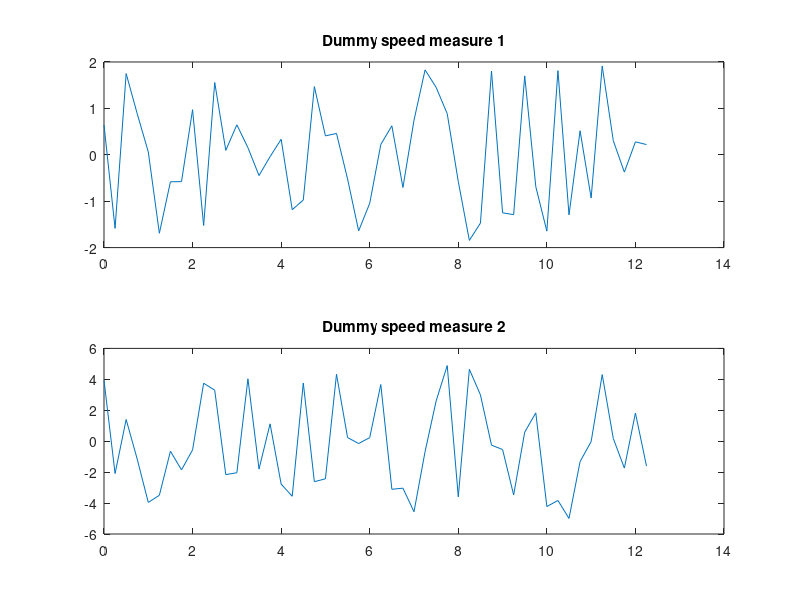

Source code (MATLAB):

clear 
clc
close all

% dummy speed vector beetween with values in [a,b] km/h

a = -2;
b = 2;
X1 = a + rand(1,50) .* (b-a);
Ts = 0.250;
L = size(X1,2);          % number of samples    
t = (0:L-1)*Ts;         % Time vector
figure(1)
subplot(2,1,1)
plot(t,X1)
title('Dummy speed measure 1')

a = -5;
b = 5;
X2 = a + rand(1,50) .* (b-a);
Ts = 0.250;
L = size(X2,2);          % number of samples    
t = (0:L-1)*Ts;         % Time vector
figure(1)
subplot(2,1,2)
plot(t,X2)
title('Dummy speed measure 2')

m1 = mean(X1)
m2 = mean(X2)
r1 = rms(X1)
r2 = rms(X2)




















